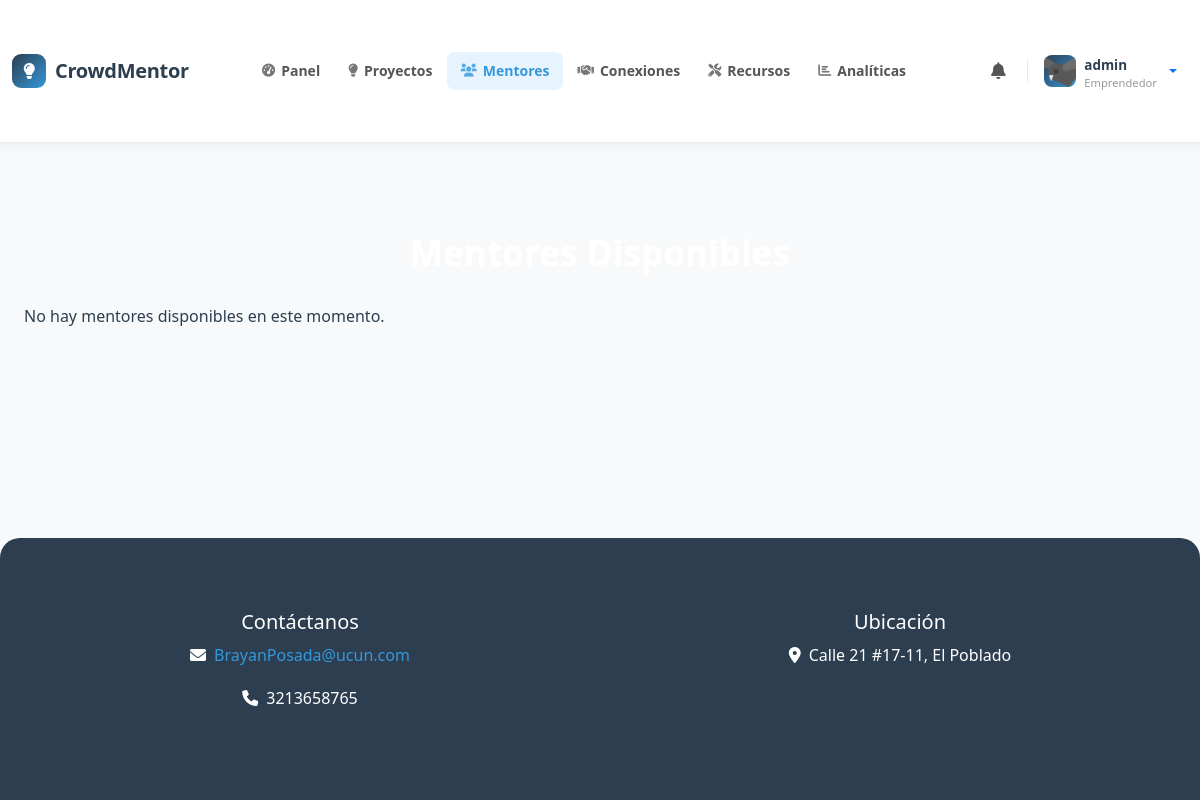
The page /mentors/ (signed in) on the database as committed earlier.
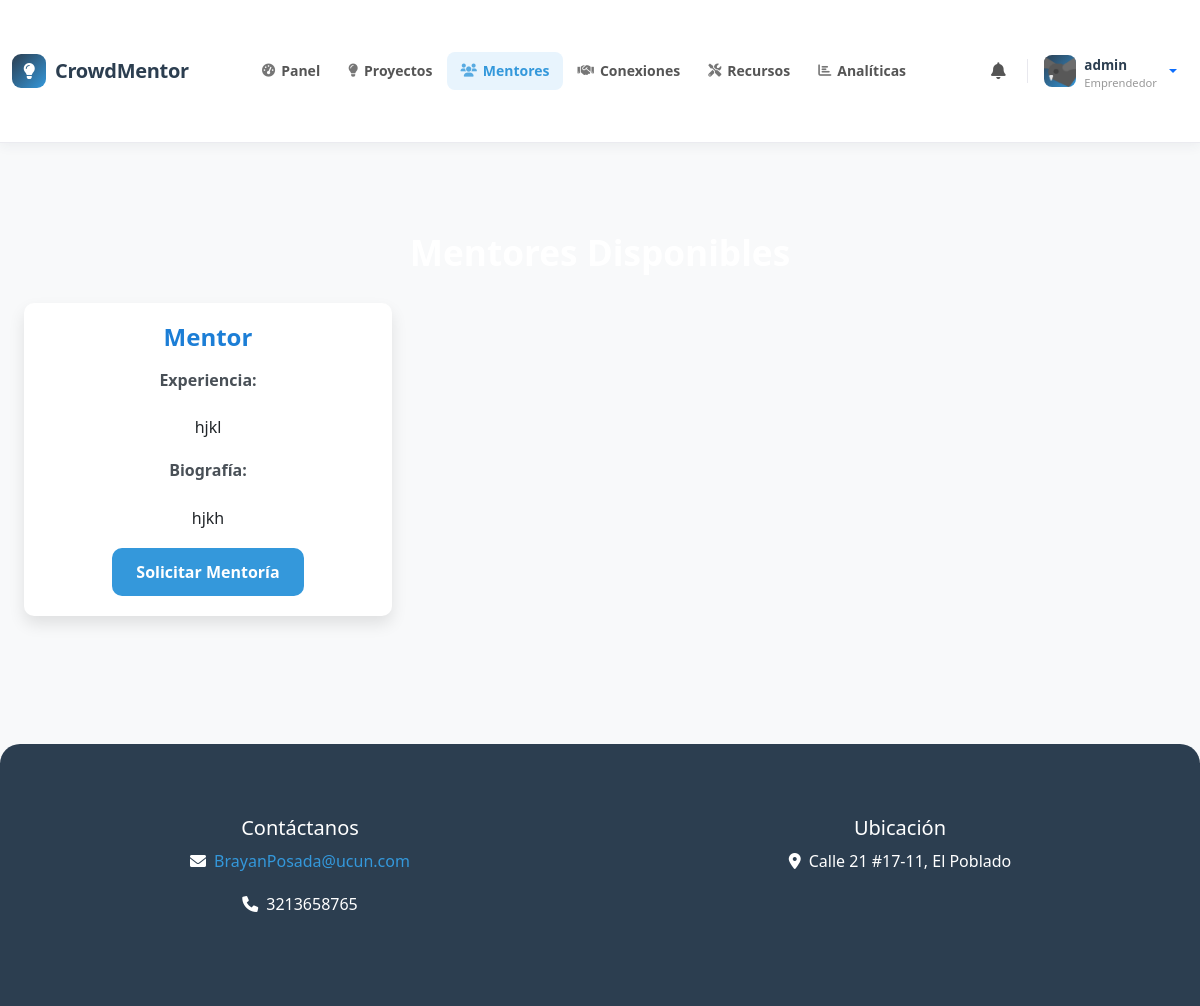
The same page on the database as committed later.
### core/models.py (models this page shows, shortened)
class Profile(models.Model):
    USER_TYPES = (
        ('entrepreneur', 'Emprendedor'),
        ('mentor', 'Mentor'),
        ('investor', 'Inversionista'),
        ('evaluator', 'Evaluador'),
    )
    user = models.OneToOneField(User, on_delete=models.CASCADE)
    user_type = models.CharField(max_length=20, choices=USER_TYPES)
    bio = models.TextField()
    experience = models.TextField()
    is_approved = models.BooleanField(default=False)  # For mentors/evaluators
    is_approved_by_admin = models.BooleanField(default=False)  # Para evaluadores aprobados por el administrador
    profile_picture = models.ImageField(upload_to='profiles/', blank=True, null=True)
    birth_date = models.DateField(blank=True, null=True)
    phone_number = models.CharField(max_length=20, blank=True)
    location = models.CharField(max_length=100, blank=True)
    linkedin_url = models.URLField(max_length=200, blank=True)
    website_url = models.URLField(max_length=200, blank=True)

### core/views.py (the view)
# urls.py: path('mentors/', views.mentor_list, name='mentor_list'),
@login_required
def mentor_list(request):
    mentors = Profile.objects.filter(user_type='mentor', is_approved=True)
    active_mentorships = []
    if request.user.is_authenticated and hasattr(request.user, 'profile') and request.user.profile.user_type == 'entrepreneur':
        try:
            project = Project.objects.filter(owner=request.user, is_active=True).latest('created_at')
            active_mentorships = Mentorship.objects.filter(
                project=project,
                status='accepted'
            ).values_list('mentor_id', flat=True)
        except Project.DoesNotExist:
            pass
    return render(request, 'mentor_list.html', {
        'mentors': mentors,
        'active_mentorships': active_mentorships
    })

### core/templatetags/custom_filters.py (called while the page is built)
@register.filter
def has_profile(user):
    return hasattr(user, 'profile') and user.profile is not None

@register.filter
def get_user_type(user):
    if hasattr(user, 'profile') and user.profile:
        return user.profile.user_type
    return None

### core/templates/mentor_list.html
{% extends 'base.html' %}
{% block content %}
<div class="container mt-4">
    <h2>Mentores Disponibles</h2>
    <div class="row">
        {% for mentor in mentors %}
        <div class="col-md-4 mb-4">
            <div class="card">
                <div class="card-body">
                    <h5 class="card-title">{{ mentor.user.get_full_name|default:mentor.user.username }}</h5>
                    <p class="card-text">
                        <strong>Experiencia:</strong><br>
                        {{ mentor.experience|linebreaks }}
                    </p>
                    <p class="card-text">
                        <strong>Biografía:</strong><br>
                        {{ mentor.bio|linebreaks }}
                    </p>
                    {% if user.profile.user_type == 'entrepreneur' %}
                        {% if mentor.user.id in active_mentorships %}
                            <button class="btn btn-secondary" disabled>
                                Mentoría Activa
                            </button>
                        {% else %}
                            <a href="{% url 'request_mentorship_by_entrepreneur' mentor.user.id %}" class="btn btn-primary">
                                Solicitar Mentoría
                            </a>
                        {% endif %}
                    {% endif %}
                </div>
            </div>
        </div>
        {% empty %}
        <div class="col-12">
            <p>No hay mentores disponibles en este momento.</p>
        </div>
        {% endfor %}
    </div>
</div>
{% endblock %}

Rows that differ between the two databases and show on the page:
added Profile: user.get_full_name "Mentor", experience "hjkl", bio "hjkh", shows "Solicitar Mentoría"
Other text that changed with them:
text no longer shown: "No hay mentores disponibles en este momento."
